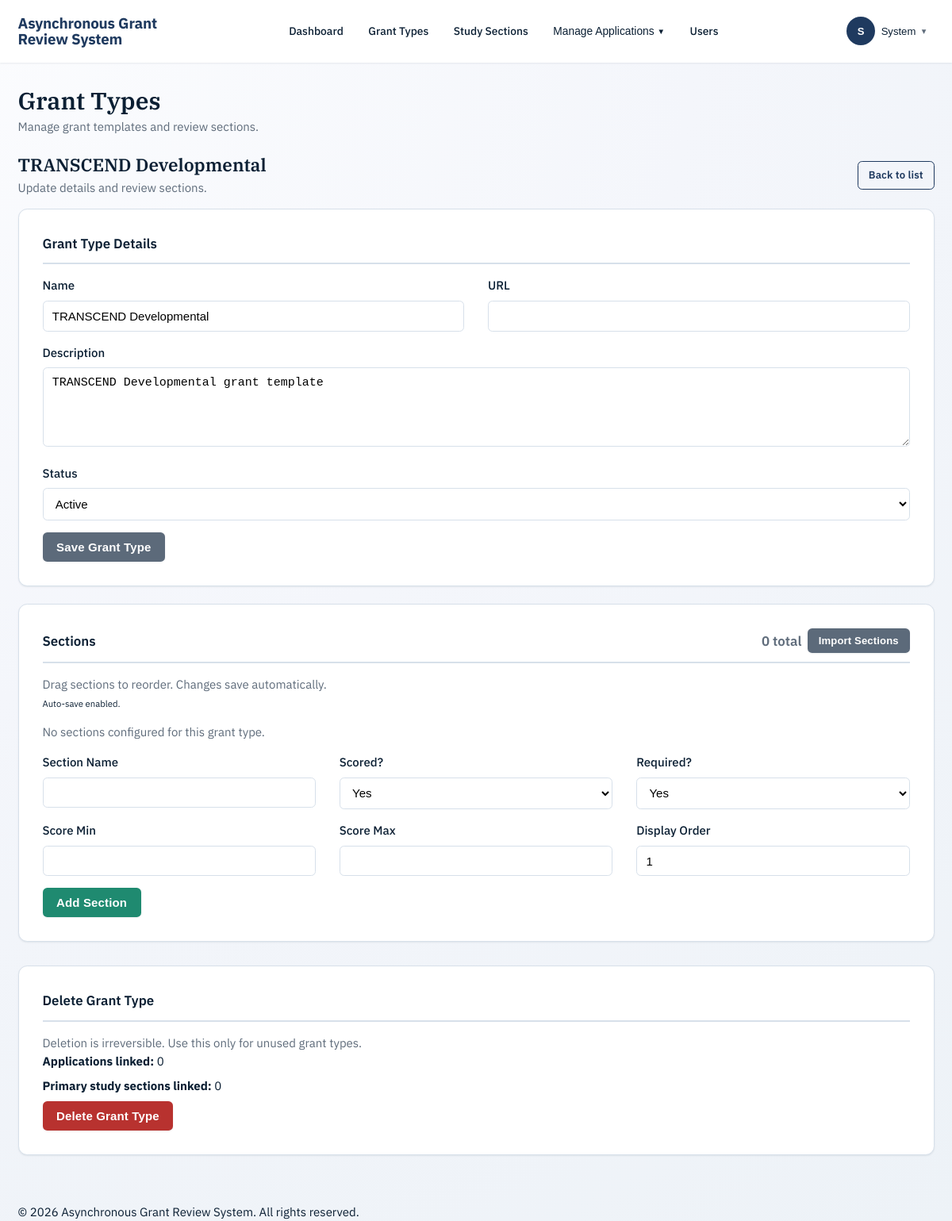
Screenshot of /admin/grant_types.php?view=edit&id=2 (signed in) with the database file from the repository.
### tables this page shows
CREATE TABLE IF NOT EXISTS grant_types (
    id BIGINT AUTO_INCREMENT PRIMARY KEY,
    name VARCHAR(150) UNIQUE NOT NULL,
    description TEXT NULL,
    url VARCHAR(255) NULL,
    is_active BOOLEAN DEFAULT TRUE,
    created_at TIMESTAMP DEFAULT CURRENT_TIMESTAMP,
    updated_at TIMESTAMP DEFAULT CURRENT_TIMESTAMP ON UPDATE CURRENT_TIMESTAMP,
    INDEX idx_grant_type_active (is_active)
);

### includes/functions.php (called while the page is built, shortened)
<?php
require_once __DIR__ . '/sanitize_enhanced.php';
require_once __DIR__ . '/navigation_helpers.php';
function getGrantTypeById($grantTypeId) {
    $db = Database::getInstance()->getConnection();
    $stmt = $db->prepare("SELECT * FROM grant_types WHERE id = ?");
    $stmt->execute([$grantTypeId]);
    return $stmt->fetch();
}
function getGrantSections($grantTypeId, $includeInactive = false) {
    $db = Database::getInstance()->getConnection();
    $sql = "SELECT * FROM grant_sections WHERE grant_type_id = ?";
    $sql .= " ORDER BY display_order, id";
    $stmt = $db->prepare($sql);
    $stmt->execute([$grantTypeId]);
    return $stmt->fetchAll();
}

### includes/sanitize_enhanced.php (called while the page is built, shortened)
<?php
function escapeHtml(string $string): string
{
    return htmlspecialchars($string, ENT_QUOTES | ENT_HTML5, 'UTF-8');
}
if (!function_exists('escape')) {
function escape($string): string
{
    return escapeHtml($string);
}
}

### admin/grant_types.php (the view, shortened to what this page needs)
<?php
require_once '../includes/functions.php';
$db = Database::getInstance()->getConnection();
$error = '';
$view = isset($_GET['view']) ? (string) $_GET['view'] : 'list';
$view = in_array($view, ['list', 'new', 'edit'], true) ? $view : 'list';
$grantTypeId = isset($_GET['id']) ? (int) $_GET['id'] : 0;
$grantTypes = getGrantTypes(true);
$grantType = null;
$grantSections = [];
$sectionCounts = [];
$deleteSummary = [
    'application_count' => 0,
    'primary_study_section_count' => 0,
    'linked_study_section_count' => 0,
    'can_delete' => false
];
if ($view === 'edit') {
    if ($grantTypeId <= 0) {
        $error = $error ?: 'Select a grant type to edit.';
        $view = 'list';
    } else {
        $grantType = getGrantTypeById($grantTypeId);
        if (!$grantType) {
            $error = $error ?: 'Grant type not found.';
            $view = 'list';
        } else {
            $grantSections = getGrantSections($grantTypeId, true);
            $stmt = $db->prepare("
                SELECT COUNT(*)
                FROM applications
                WHERE grant_type_id = ? OR grant_type = ?
            ");
            $stmt->execute([$grantTypeId, $grantType['name']]);
            $deleteSummary['application_count'] = (int) $stmt->fetchColumn();
            $stmt = $db->prepare("SELECT COUNT(*) FROM study_sections WHERE grant_type_id = ?");
            $stmt->execute([$grantTypeId]);
            $deleteSummary['primary_study_section_count'] = (int) $stmt->fetchColumn();
            $stmt = $db->prepare("SELECT COUNT(*) FROM study_section_grant_types WHERE grant_type_id = ?");
            $stmt->execute([$grantTypeId]);
            $deleteSummary['linked_study_section_count'] = (int) $stmt->fetchColumn();
            $deleteSummary['can_delete'] = $deleteSummary['application_count'] === 0
                && $deleteSummary['primary_study_section_count'] === 0;
        }
    }
}
require_once '../includes/header.php';
?>
<div class="d-flex justify-between align-center mb-4">
    <div>
        <h1 class="mb-1">Grant Types</h1>
        <div class="text-muted">Manage grant templates and review sections.</div>
    </div>
</div>
<?php if ($view === 'list'): ?>
    <div class="card">
        <div class="card-header d-flex justify-between align-center">
            <span>Available Grant Types</span>
            <a href="grant_types.php?view=new" class="btn btn-sm btn-primary">Add Grant Type</a>
        </div>
        <div class="card-body" style="overflow-x: auto;">
            <?php if (empty($grantTypes)): ?>
                <p class="text-muted">No grant types yet. <a href="grant_types.php?view=new">Create the first grant type</a>.</p>
            <?php else: ?>
                <table class="table">
                    <thead>
                        <tr>
                            <th>Name</th>
                            <th>Status</th>
                            <th>Sections</th>
                            <th>Description</th>
                            <th>Template</th>
                            <th>Actions</th>
                        </tr>
                    </thead>
                    <tbody>
                        <?php foreach ($grantTypes as $type): ?>
                            <?php
                            $description = trim($type['description'] ?? '');
                            if ($description === '') {
                                $description = '—';
                            } elseif (strlen($description) > 90) {
                                $description = substr($description, 0, 87) . '...';
                            }
                            $templateUrl = safeUrl($type['url'] ?? '');
                            ?>
                            <tr>
                                <td>
                                    <a class="table-link" href="grant_types.php?view=edit&id=<?php echo $type['id']; ?>">
                                        <?php echo escape($type['name']); ?>
                                    </a>
                                </td>
                                <td>
                                    <span class="badge badge-<?php echo $type['is_active'] ? 'success' : 'secondary'; ?>">
                                        <?php echo $type['is_active'] ? 'Active' : 'Inactive'; ?>
                                    </span>
                                </td>
                                <td><?php echo $sectionCounts[$type['id']] ?? 0; ?></td>
                                <td><?php echo escape($description); ?></td>
                                <td>
                                    <?php if ($templateUrl !== ''): ?>
                                        <a class="table-link" href="<?php echo escape($templateUrl); ?>" target="_blank" rel="noopener">Open</a>
                                    <?php else: ?>
                                        <span class="text-muted">—</span>
                                    <?php endif; ?>
                                </td>
                                <td style="white-space: nowrap;">
                                    <a class="btn btn-sm btn-primary" href="grant_types.php?view=edit&id=<?php echo $type['id']; ?>">Manage</a>
                                </td>
                            </tr>
                        <?php endforeach; ?>
                    </tbody>
                </table>
            <?php endif; ?>
        </div>
    </div>
<?php elseif ($view === 'edit' && $grantType): ?>
    <?php $nextSectionOrder = count($grantSections) + 1; ?>
    <div class="d-flex justify-between align-center mb-3">
        <div>
            <h2 class="mb-1"><?php echo escape($grantType['name']); ?></h2>
            <div class="text-muted">Update details and review sections.</div>
        </div>
        <a href="grant_types.php" class="btn btn-sm btn-outline">Back to list</a>
    </div>
    <div class="card mb-4">
        <div class="card-header">Grant Type Details</div>
        <div class="card-body">
            <form method="POST">
                <div class="grid grid-2">
                    <div class="form-group">
                        <label class="form-label">Name</label>
                        <input type="text" name="name" class="form-control" value="<?php echo escape($grantType['name']); ?>" required>
                    </div>
                    <div class="form-group">
                        <label class="form-label">URL</label>
                        <input type="text" name="url" class="form-control" value="<?php echo escape($grantType['url'] ?? ''); ?>">
                    </div>
                </div>
                <div class="form-group">
                    <label class="form-label">Description</label>
                    <textarea name="description" class="form-control" rows="2"><?php echo escape($grantType['description'] ?? ''); ?></textarea>
                </div>
                <div class="form-group">
                    <label class="form-label">Status</label>
                    <select name="is_active" class="form-control">
                        <option value="1" <?php echo $grantType['is_active'] ? 'selected' : ''; ?>>Active</option>
                    </select>
                </div>
                <button type="submit" class="btn btn-secondary">Save Grant Type</button>
            </form>
        </div>
    </div>
    <div class="card" id="sections">
    <div class="card-header d-flex justify-between align-center">
        <span>Sections</span>
        <div class="d-flex align-center gap-2">
            <span class="text-muted"><?php echo count($grantSections); ?> total</span>
            <button type="button" class="btn btn-sm btn-secondary" id="openImportSections">Import Sections</button>
        </div>
    </div>
        <div class="card-body">
            <form method="POST" id="sectionOrderForm" class="mb-3">
                <div class="d-flex justify-between align-center">
                    <div>
                        <div class="text-muted">Drag sections to reorder. Changes save automatically.</div>
                        <div class="order-status" id="section_order_status" aria-live="polite">Auto-save enabled.</div>
                    </div>
                </div>
            </form>
            <?php if (empty($grantSections)): ?>
                <p class="text-muted">No sections configured for this grant type.</p>
            <?php endif; ?>
            <form method="POST" class="mt-3">
                <div class="grid grid-3">
                    <div class="form-group">
                        <label class="form-label">Section Name</label>
                        <input type="text" name="section_name" class="form-control" required>
                    </div>
                    <div class="form-group">
                        <label class="form-label">Scored?</label>
                        <select name="is_scored" class="form-control">
                            <option value="1">Yes</option>
                        </select>
                    </div>
                    <div class="form-group">
                        <label class="form-label">Required?</label>
                        <select name="is_required" class="form-control">
                            <option value="1">Yes</option>
                        </select>
                    </div>
                </div>
                <div class="grid grid-3">
                    <div class="form-group">
                        <label class="form-label">Score Min</label>
                        <input type="number" name="score_min" class="form-control" min="0" max="99">
                    </div>
                    <div class="form-group">
                        <label class="form-label">Score Max</label>
                        <input type="number" name="score_max" class="form-control" min="0" max="99">
                    </div>
                    <div class="form-group">
                        <label class="form-label">Display Order</label>
                        <input type="number" name="display_order" class="form-control" min="1" value="<?php echo $nextSectionOrder; ?>">
                    </div>
                </div>
                <button type="submit" class="btn btn-success">Add Section</button>
            </form>
        </div>
    </div>
    <div class="card mt-4">
        <div class="card-header">Delete Grant Type</div>
        <div class="card-body">
            <p class="text-muted">Deletion is irreversible. Use this only for unused grant types.</p>
            <div class="mb-2">
                <strong>Applications linked:</strong> <?php echo (int) $deleteSummary['application_count']; ?>
            </div>
            <div class="mb-2">
                <strong>Primary study sections linked:</strong> <?php echo (int) $deleteSummary['primary_study_section_count']; ?>
            </div>
            <form method="POST" id="deleteGrantTypeForm">
                <button type="button" class="btn btn-danger" id="deleteGrantTypeBtn" <?php echo $deleteSummary['can_delete'] ? '' : 'disabled'; ?>>
                    Delete Grant Type
                </button>
            </form>
        </div>
    </div>
<?php endif; ?>
<?php require_once '../includes/footer.php'; ?>

### assets/css/components.css (style rules this page uses)
:root, [data-theme="light"] { --bg-primary: #ffffff; --bg-secondary: #f5f7fb; --bg-tertiary: #e9ecef; --text-primary: #0b1f33; --text-secondary: #5f6c7b; --text-tertiary: #8b95a5; --border-color: #d7e0ea; --border-color-light: #e8eeF5; --shadow-color: rgba(15, 32, 50, 0.08); --overlay-color: rgba(15, 32, 50, 0.4); }
*:not(.agr-modal):not(.agr-modal-backdrop):not(.agr-toast) { transition: background-color 0.3s ease, color 0.3s ease, border-color 0.3s ease, box-shadow 0.3s ease; }

### assets/css/utilities.css (style rules this page uses)
.mt-3 { margin-top: var(--spacing-md); }
.mt-4 { margin-top: var(--spacing-lg); }
.mb-1 { margin-bottom: var(--spacing-xs); }
.mb-2 { margin-bottom: var(--spacing-sm); }
.mb-3 { margin-bottom: var(--spacing-md); }
.mb-4 { margin-bottom: var(--spacing-lg); }
.text-muted { color: var(--text-muted); }
.d-flex { display: flex; }
.justify-between { justify-content: space-between; }
.align-center { align-items: center; }
.gap-2 { gap: var(--spacing-sm); }

### rows the page displays
grant_types: name "TRANSCEND Developmental", description "TRANSCEND Developmental grant template", is_active "Active"

### other values shown
APP_NAME "Asynchronous Grant Review System"
$item['title'] "Dashboard"
$item['title'] "Grant Types"
$item['title'] "Study Sections"
$item['title'] "Users"
$initial "S"
$firstName "System"
count($grantSections) "0"
$deleteSummary['application_count'] "0"
$deleteSummary['primary_study_section_count'] "0"
